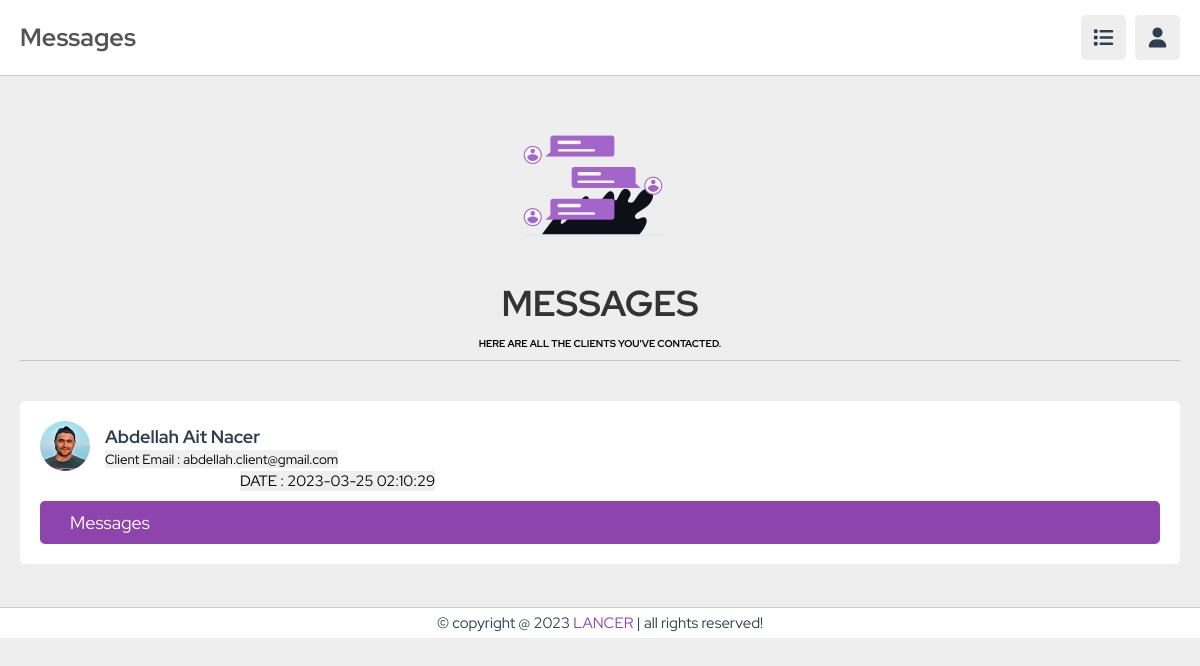
Screenshot of /freelancer/mess.php (signed in) with the database file from the repository.
### tables this page shows
CREATE TABLE `messages` (
  `id_message` int(11) NOT NULL,
  `id_sender` int(11) NOT NULL,
  `id_client` int(11) NOT NULL,
  `id_freelancer` int(11) NOT NULL,
  `message_fc` varchar(255) NOT NULL,
  `time_sent_message` datetime DEFAULT NULL
);

CREATE TABLE `client` (
  `id_client` int(255) NOT NULL,
  `first_name_cli` varchar(255) NOT NULL,
  `last_name_cli` varchar(255) NOT NULL,
  `email_client` varchar(255) NOT NULL,
  `password_client` varchar(255) NOT NULL,
  `exentation` varchar(255) NOT NULL,
  `statut` int(11) NOT NULL DEFAULT 0
);

### freelancer/mess.php (the view, shortened to what this page needs)
<?php
$pdo = new PDO('mysql:host=localhost;dbname=lancer','root','');
$sqlstate = $pdo ->prepare('select * FROM client INNER JOIN messages on client.id_client=messages.id_client Where client.id_client=messages.id_client');
$sqlstate ->execute();
$cli = $sqlstate ->fetchALL(PDO::FETCH_ASSOC);
$displayed_clients = array();
?>
<!DOCTYPE html>
<html lang="en">
   <head>
      <link rel="stylesheet" href="https://cdnjs.cloudflare.com/ajax/libs/font-awesome/6.1.2/css/all.min.css">
      <link rel="stylesheet" href="css/style.css">
   </head>
   <body>
      <header class="header">
         <section class="flex">
         <a href="mess.php" class="logo">Messages</a>
            <div class="icons">
            <div id="menu-btn" class="fa fa-list"></div>
               <div id="user-btn" class="fas fa-user"></div>
            </div>
         </section>
      </header>
      <section class="home-grid">
         <div class="box-container">
               <div class="imagee">
                  <img src="img/originals/Group chat-60b6.png" alt="">
               </div>
         </div>
         <div class="box">
                  <h2 class="title">Messages</h2>
                  <p class="tutor">Here are all the clients you've contacted. </p>
                  <hr>
               </div>
      </section>
      <section class="Requests">
            <?php foreach($cli as $cli){
            if (!in_array($cli['id_client'], $displayed_clients)) {
               ?>
               <div class="box-container">
                  <div class="box">
                     <div class="tutor">
                        <?php
                              if($cli['statut']==0)  {
                                    echo '<img src="photoclient/default.jpg">' ;
                              }
                              else{
                                 $id = $cli['id_client'];
                                    $ex=$cli['exentation'];
                                    $namf=$id.'.'.$ex;
                                    echo ' <img src="photoclient/'.$namf.'">';
                              }
                           ?>
                           <div class="info">
                              <h3><?php echo $cli['first_name_cli'] . ' ' . $cli['last_name_cli']; ?></h3>
                              <button> Client Email : <?php echo $cli['email_client'] ?> </button>
                           </div>
                     </div>
                        <button style="backround-color : red;margin-left: 200px; font-size : 15px; "> DATE : <?php echo $cli['time_sent_message'] ?></button><br>
                        <a href="messages.php?client_id=<?php echo $cli['id_client']; ?>" class="inline-btn" style=" display: flex;">Messages</a>
                  </div>
               </div>
               <br>
               <?php
               $displayed_clients[] = $cli['id_client'];
            }}?>
      </section>
      <footer class="footer">
         &copy; copyright @ 2023 <span>LANCER</span> | all rights reserved!
      </footer>
   </body>
</html>

### freelancer/CSS/style.css (style rules this page uses)
:root { --main-color:#8e44ad; --red:#e74c3c; --orange:#f39c12; --light-color:#888; --light-bg:#eee; --black:#2c3e50; --black2: rgb(85, 83, 83); --white:#fff; --border:.1rem solid rgba(0,0,0,.2); }
* { font-family: 'Red Hat Display', sans-serif; margin:0; padding:0; box-sizing: border-box; outline: none; border:none; text-decoration: none; }
html { font-size: 62.5%; overflow-x: hidden; }
body { background-color: var(--light-bg); padding-left: 30rem; }
section { padding: 2rem; margin: 0 auto; max-width: 1200px; }
.inline-btn, .inline-option-btn, .inline-delete-btn, .btn, .delete-btn, .option-btn { border-radius: .5rem; color: var(--white); font-size: 1.8rem; cursor: pointer; text-transform: capitalize; padding:1rem 3rem; text-align: center; margin-top: 1rem; }
.inline-btn, .inline-option-btn, .inline-delete-btn { display: inline-block; }
.btn, .inline-btn { background-color: var(--main-color); }
.header { position: sticky; top:0; left:0; right: 0; background-color: var(--white); z-index: 1000; border-bottom: var(--border); }
.header .flex { display: flex; align-items: center; justify-content: space-between; position: relative; padding: 1.5rem 2rem; }
.header .flex .logo { font-size: 2.5rem; color: var(--black2); font-weight: bolder; }
.header .flex .icons div { font-size: 2rem; color:var(--black); background-color: var(--light-bg); border-radius: .5rem; height: 4.5rem; width: 4.5rem; line-height: 4.5rem; cursor: pointer; text-align: center; margin-left: .7rem; }
.home-grid .box-container { display: grid; grid-template-columns: repeat(auto-fit, 27.5rem); gap:10.5rem; justify-content: center; align-items: flex-start; }
.Requests .box-container { display: grid; grid-template-columns: repeat(auto-fit, minmax(30rem, 1fr)); gap:1.5rem; justify-content: stretch; align-items: center; }
.Requests .box-container .box { border-radius: .5rem; background-color: var(--white); padding: 2rem; }
.Requests .box-container .box .tutor { display: flex; align-items: center; gap: 1.5rem; }
.Requests .box-container .box .tutor img { height: 5rem; width: 5rem; border-radius: 50%; object-fit: cover; }
.Requests .box-container .box .tutor h3 { font-size: 1.8rem; color: var(--black); margin-bottom: .2rem; }
.footer { background-color: var(--white); border-top: var(--border); position: sticky; bottom: 0; left: 0; right: 0; text-align: center; font-size: 1.5rem; padding:0.5rem 2rem; color:var(--black); margin-top: 1rem; z-index: 1000; }
.footer span { color:var(--main-color); }
img { max-width: 100%; }
@media (max-width:1200px) { body { padding-left: 0; } }
h2 { font-size: 36px; color: #333; text-align: center; margin-bottom: 50px; }
section { padding: 2rem; }
h2 { text-transform: uppercase; font-weight: bold; margin-bottom: 1rem; }
h3 { margin-bottom: 0.5rem; }
p { margin-bottom: 1rem; }
.box p { text-transform: uppercase; font-weight: bold; margin-bottom: 1rem; text-align: center; }
hr { border: 0; clear:both; display:block; width: 100%; background-color:#c5c5c5; height: 1px; }

### rows the page displays
messages: id_client.first_name_cli "Abdellah", id_client.last_name_cli "Ait Nacer", id_client.email_client "abdellah.client@gmail.com", time_sent_message "2023-03-25 02:10:29"
